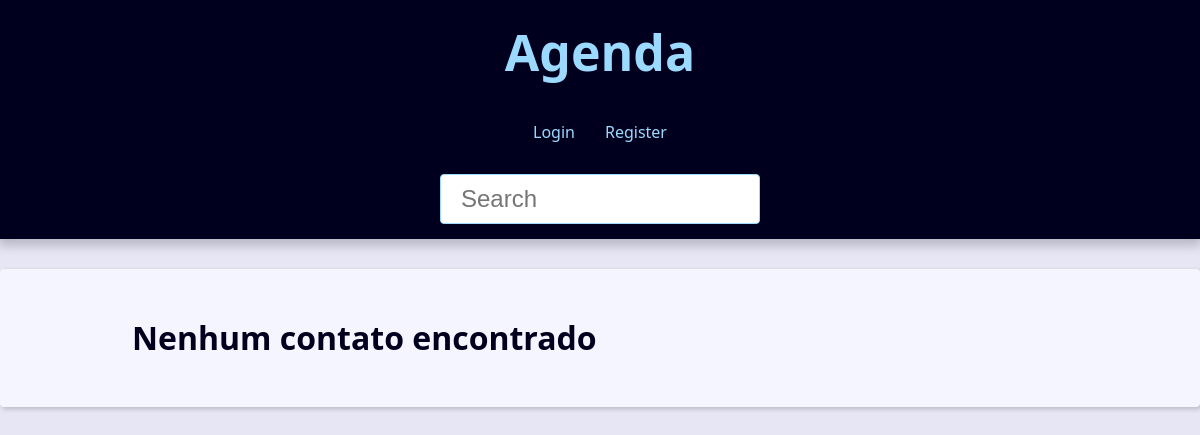
The app's page /, older data.
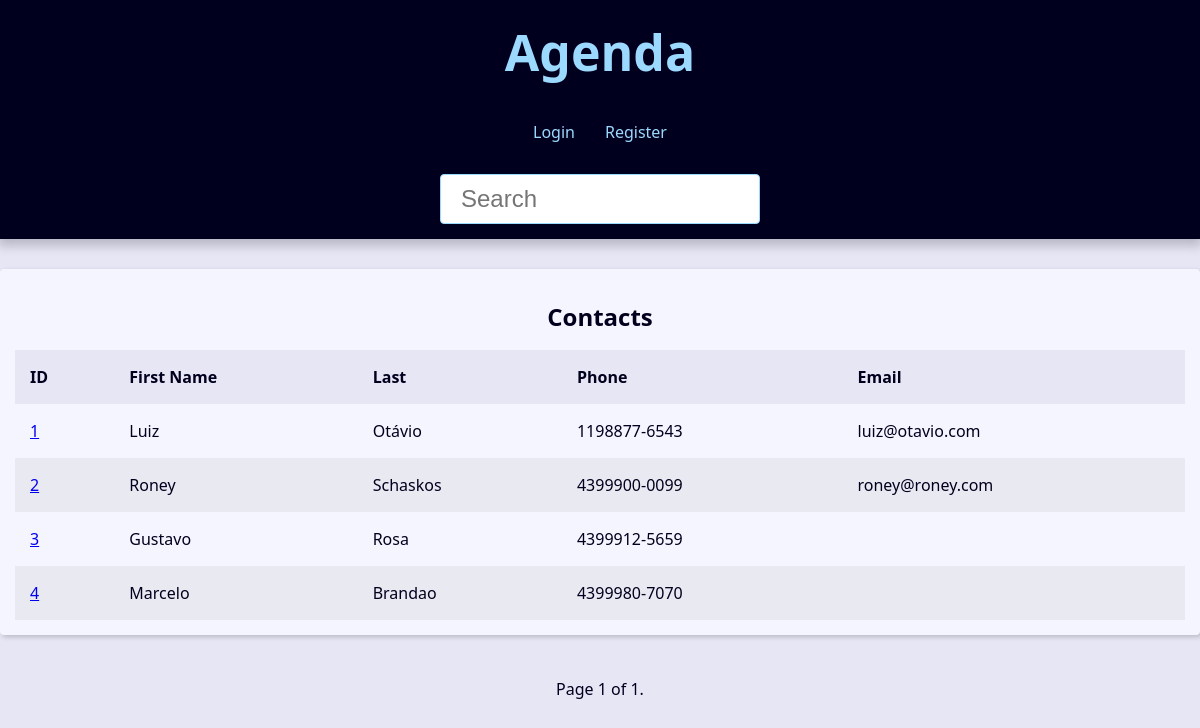
The same page, newer data.
### contact/models.py (models this page shows, shortened)
class Contact(models.Model):
    first_name = models.CharField(max_length=50)
    last_name = models.CharField(max_length=50, blank=True)
    phone = models.CharField(max_length=50)
    email = models.EmailField(max_length=254, blank=True)
    created_date = models.DateTimeField(default=timezone.now)
    description = models.TextField(blank=True)
    show = models.BooleanField(default=True)
    picture = models.ImageField(blank=True, upload_to='pictures/%Y/%m/')
    category = models.ForeignKey(
        Category,
        on_delete=models.SET_NULL, # quando apagar a categoria, quero que o camppo fique nulo
        blank=True,
        null=True
        )
    owner = models.ForeignKey(
        User,
        on_delete=models.SET_NULL, # quando apagar a categoria, quero que o camppo fique nulo
        blank=True,
        null=True
    )

### contact/views/contact_views.py (the view)
# urls.py: path('', views.index, name='index'),
def index(request):
    contacts = Contact.objects.all().filter(show=True)
    paginator = Paginator(contacts, 10)
    page_number = request.GET.get("page")
    page_obj = paginator.get_page(page_number)
    context = {
        'page_obj': page_obj,
        'site_title': 'Contatos - '
    }
    return render(
        request,
        'contact/index.html',
        context
    )

### contact/templates/contact/index.html
{% extends "global/base.html" %}
{% block content %}
{% if page_obj %}
    <div class="responsive-table">
        <table class="contacts-table">
            <caption class="table-caption">
                Contacts
            </caption>
            <thead>
                <tr class="table-row table-row-header">
                    <th class="table-header">ID</th>
                    <th class="table-header">First Name</th>
                    <th class="table-header">Last</th>
                    <th class="table-header">Phone</th>
                    <th class="table-header">Email</th>
                </tr>
            </thead>
            <tbody>
                {% for contact in page_obj %}
                <tr class="table-row">
                    <td class="table-cel">
                        <a
                        class="table-ref"
                        href={% url "contact:contact" contact.id %}
                        >
                        {{ contact.id }}
                        </a>
                    </td>
                    <td class="table-cel">
                        {{ contact.first_name }}
                    </td>
                    <td class="table-cel">
                        {{ contact.last_name }}
                    </td>
                    <td class="table-cel">
                        {{ contact.phone }}
                    </td>
                    <td class="table-cel">
                        {{ contact.email }}
                    </td>
                </tr>
                {% endfor %}
            </tbody>
        </table>
    </div>
{% else %}
<div class="single-contact">
    <h1 class="single-contact-name">
        Nenhum contato encontrado
    </h1>
</div>
{% endif %}
{% endblock content %}

### base_templates/global/base.html (shortened to what this page needs)
<!DOCTYPE html>
<html lang="pt-BR">
<head>
    {% include 'global/partials/_head.html' %}
</head>
<body>
    {% include 'global/partials/_header.html' %}
    <main class="content">
        {% block content %}{% endblock content %}
    </main>
    {% include 'global/partials/_pagination.html' %}
</body>
</html>

### base_templates/global/partials/_head.html (shortened to what this page needs)
{% load static %}
<link rel="stylesheet" href="{% static 'global/css/style.css' %}">

### base_templates/global/partials/_header.html
<header class="header">
  <h1 class="header-heading">
    <a href="{% url 'contact:index' %}" class="header-link">
      Agenda
    </a>
  </h1>
  <nav class="menu">
    <ul class="menu-list">
      {% if user.is_authenticated %}
        <li class="menu-item">
          <a href="{% url 'contact:create' %}" class="menu-link">Create</a>
        </li>
        <li class="menu-item">
          <a href="{% url 'contact:user_update' %}" class="menu-link">Profile</a>
        </li>
        <li class="menu-item">
          <a href="{% url 'contact:logout' %}" class="menu-link">Logout</a>
        </li>
      {% else %}
        <li class="menu-item">
          <a href="{% url 'contact:login' %}" class="menu-link">Login</a>
        </li>
        <li class="menu-item">
          <a href="{% url 'contact:register' %}" class="menu-link">Register</a>
        </li>
      {% endif %}
    </ul>
  </nav>
  <div class="search">
    <form
      action="{% url 'contact:search' %}"
      method="GET"
    >
      <input
        type="search"
        class="search-input"
        placeholder="Search"
        id="search"
        name="q"
        value="{{ request.GET.q.strip }}"
      >
    </form>
  </div>
</header>

### base_templates/global/partials/_pagination.html (shortened to what this page needs)
{% if page_obj %}
  <div class="pagination">
    <span class="step-links">
        <span class="current">
            Page {{ page_obj.number }} of {{ page_obj.paginator.num_pages }}.
        </span>
    </span>
  </div>
{% endif %}

### base_static/global/css/style.css (style rules this page uses)
:root { --spacing: 1.5rem; --link-dark-color: rgb(0, 83, 134); --link-light-color: rgb(156, 217, 255); --clr-white: rgb(245, 245, 255); --clr-black: rgb(0, 0, 30); --clr-light-gray: rgb(230, 230, 245); --clr-dark-shadow-5: rgba(0, 0, 10, 5%); --clr-dark-shadow-10: rgba(0, 0, 10, 10%); --clr-dark-shadow-20: rgba(0, 0, 10, 20%); --clr-light-shadow-5: rgba(200, 200, 255, 5%); --clr-light-shadow-10: rgba(200, 200, 255, 10%); --clr-light-shadow-20: rgba(200, 200, 255, 20%); --main-page-width: 120rem; --table-min-width: 60rem; --biggest-font-size: 5rem; --bigger-font-size: 4rem; --big-font-size: 3.2rem; --medium-font-size: 2.4rem; --small-font-size: 1.6rem; --smaller-font-size: 1.4rem; --smallest-font-size: 1.2rem; --transition-fast: 300ms; --transition-medium: 600ms; --transition-slow: 1s; --default-border-radius: 4px; }
*, *::before, *::after { margin: 0; padding: 0; box-sizing: border-box; }
html { font-size: 62.5%; }
body { font-family: system-ui, -apple-system, BlinkMacSystemFont, 'Segoe UI', Roboto, Oxygen, Ubuntu, Cantarell, 'Open Sans', 'Helvetica Neue', sans-serif; line-height: 1.5; font-size: var(--small-font-size); color: var(--clr-black); -webkit-font-smoothing: antialiased; background: var(--clr-light-gray); }
.header { background: var(--clr-black); padding: var(--spacing); box-shadow: 0 5px 10px 2px var(--clr-dark-shadow-20); z-index: 1; position: relative; }
.header-heading { font-size: var(--biggest-font-size); text-align: center; }
.header-link { color: var(--link-light-color); text-decoration: none; transition: filter var(--transition-fast) ease-in-out; }
.menu { margin: var(--spacing); }
.menu-list { list-style: none; display: flex; justify-content: center; flex-flow: row wrap; }
.menu-link { display: block; padding: var(--spacing); color: var(--link-light-color); text-decoration: none; transition: background-color var(--transition-fast) ease-in-out; border-radius: var(--default-border-radius); }
.content { max-width: var(--main-page-width); margin: calc(var(--spacing) * 2) auto; padding: var(--spacing); background: var(--clr-white); box-shadow: 2px 2px 5px var(--clr-dark-shadow-20); border-radius: var(--default-border-radius); }
.responsive-table { width: 100%; overflow-x: auto; }
.contacts-table { width: 100%; min-width: var(--table-min-width); border-collapse: collapse; }
.table-caption { font-size: var(--medium-font-size); font-weight: bold; padding: var(--spacing); }
.table-row { text-align: left; text-overflow: ellipsis; transition: background-color var(--transition-fast) ease-in-out; }
.table-row:nth-of-type(2n) { background: var(--clr-dark-shadow-5); }
.table-row-header { background: var(--clr-light-gray); color: var(--clr-black); }
.table-cel, .table-header { padding: var(--spacing); }
.pagination { margin-top: var(--spacing); display: flex; justify-content: center; padding: calc(var(--spacing) * 0.8); font-size: var(--small-font-size); }
.pagination .step-links { display: flex; gap: calc(var(--spacing) * 0.8); }
.search { display: flex; justify-content: center; }
.search-input { font-size: var(--medium-font-size); padding: 1rem 2rem; width: 100%; max-width: 32rem; border-radius: var(--default-border-radius); border: 1px solid var(--link-light-color); }

Row changes from the older to the newer data that the page shows:
added Contact: id "1", first_name "Luiz", last_name "Otávio", phone "1198877-6543", email "luiz@otavio.com"
added Contact: id "2", first_name "Roney", last_name "Schaskos", phone "4399900-0099", email "roney@roney.com"
added Contact: id "3", first_name "Gustavo", last_name "Rosa", phone "4399912-5659"
added Contact: id "4", first_name "Marcelo", last_name "Brandao", phone "4399980-7070"
Text that changed along with them:
{{ page_obj.number }}: (not shown) → "1"
{{ page_obj.paginator.num_pages }}: (not shown) → "1"
text no longer shown: "Nenhum contato encontrado"
text now shown: "Contacts ID First Name Last Phone Email Page of ."
